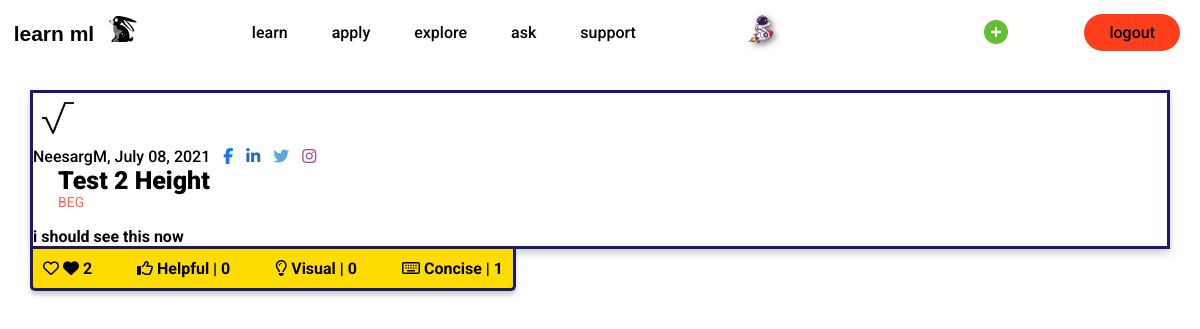
/explore/post/17/Test 2 Height/ (signed in), run on the app's committed database.
### users/models.py (models this page shows, shortened)
class Profile(models.Model):
	user = models.OneToOneField(User, on_delete=models.CASCADE)
	bio = models.CharField(blank=True, max_length=100, default='')
	quote = models.CharField(blank=True, max_length=1000, default='')
	image = models.ImageField(default='default.jpg', upload_to='profile_pics')
	fb_link = models.URLField(blank=True, max_length=100, default='#')
	linkedin_link = models.URLField(blank=True, max_length=100, default='#')
	twitter_link = models.URLField(blank=True, max_length=100, default='#')
	insta_link = models.URLField(blank=True, max_length=100, default='#')

### explore/models.py (models this page shows, shortened)
class Post(models.Model):
	title = models.CharField(max_length=100)
	content = HTMLField()
	date_posted = models.DateTimeField(default=timezone.now)
	author = models.ForeignKey(User, on_delete=models.CASCADE)
	POST_AUDIENCE = [
        ('BEG', 'Beginner'),
        ('INT', 'Intermediate'),
        ('EXP', 'Expert'),
    ]
	audience = models.CharField(max_length=3, choices=POST_AUDIENCE, default='BEG',)
	likes = models.ManyToManyField(User, default=None, blank=True, related_name='likes')
	helpfuls = models.ManyToManyField(User, default=None, blank=True, related_name='helpfuls')
	visual_likes = models.ManyToManyField(User, default=None, blank=True, related_name='visual_likes')
	concise_likes = models.ManyToManyField(User, default=None, blank=True, related_name='concise_likes')

### explore/views.py (the view)
# urls.py: path('post/<int:pk>/<title>/', PostDetailView.as_view(), name='post-detail'),
class PostDetailView(DetailView):
	model = Post

### explore/templates/explore/post_detail.html (shortened to what this page needs)
{% extends "explore/base.html" %}
{% load humanize %}
{% block section %}
<section class="posts-section-d">
	<div class='scroll-div'>
		<input id='scroll_height' value="" disabled></input>
	</div>
	<div class="posts-content-d">
		<div class="post-card-detail-d">
			<div class="post-card-container-d", id="post-card-container-d">
				<div class="pic-name-date">
					<img class="small-prof-pic" src="{{ object.author.profile.image.url }}">
					<p class="post-author-and-date">
						<a class="post-author-and-date" href="{% url 'user-posts' post.author.username %}">{{ object.author }}, {{ object.date_posted|date:"N d, Y" }}</a>
						{% if user != object.author %}
						<a href="{{ object.author.profile.fb_link }}" target="_blank">
							<i id="fb-logo" class="fab fa-facebook-f"></i>
						</a>
						<a href="{{ object.author.profile.linkedin_link }}" target="_blank">
							<i id="in-logo" class="fab fa-linkedin-in"></i>
						</a>
						<a href="{{ object.author.profile.twitter_link }}" target="_blank">
							<i id="tw-logo" class="fab fa-twitter"></i>
						</a>
						<a href="{{ object.author.profile.insta_link }}" target="_blank">
							<i id="ta-logo" class="fab fa-instagram"></i>
						</a>
						{% endif %}
					</p>
				</div>
				<h2 class="post-title-link">{{ object.title }}</h2>
				<p class="post-audience">{{ object.audience }}</p>
				<div class=post-content-container>
					<p class="post-content">{{ object.content|safe }}</p>
				</div>
			</div>
		</div>
	</div>
	{% if user.is_authenticated %}
		<div class="readability-card-detail">
			<div class="like-card-container-detail">
				<form action="{% url 'like-post' %}" method="POST" class="like-form" id="{{ object.id }}">
					<button type="submit" class="like-btn{{ object.id }}">
						{% if user not in object.likes.all %}
							<i id="heart-ic" class="far fa-heart"></i>
						{% else %}
							<i id="empty-heart-ic" class="fas fa-heart"></i>
						{% endif %}
					</button>
					<span><i id="heart-ic-sp" class="fas fa-heart"></i></span>
					<span class="like-count{{ object.id }}">{{ object.likes.count|intcomma }}</span>
				</form>
				<form action="{% url 'helpful-post' %}" method="POST" class="helpful-form" id="{{ object.id }}">
					<button type="submit" class="helpful-btn{{ object.id }}">
						{% if user not in object.helpfuls.all %}
							<i id="help-ic" class="far fa-thumbs-up"></i>
						{% else %}
							<i id="unhelp-ic" class="fas fa-thumbs-up"></i>
						{% endif %}
					</button>
					<span>Helpful | </span>
					<span class="helpful-count{{ object.id }}">{{ object.helpfuls.count|intcomma }}</span>
				</form>
				<form action="{% url 'visual-post' %}" method="POST" class="visual-form" id="{{ object.id }}">
					<button type="submit" class="visual-btn{{ object.id }}">
						{% if user not in object.visual_likes.all %}
							<i id="vis-ic" class="far fa-lightbulb"></i>
						{% else %}
							<i id="bla-ic" class="fas fa-lightbulb"></i>
						{% endif %}
					</button>
					<span>Visual | </span>
					<span class="visual-count{{ object.id }}">{{ object.visual_likes.count|intcomma }}</span>
				</form>
				<form action="{% url 'concise-post' %}" method="POST" class="concise-form" id="{{ object.id }}">
					<button type="submit" class="concise-btn{{ object.id }}">
						{% if user not in object.concise_likes.all %}
							<i id="con-ic" class="far fa-keyboard"></i>
						{% else %}
							<i id="wor-ic" class="fas fa-keyboard"></i>
						{% endif %}
					</button>
					<span>Concise | </span>
					<span class="concise-count{{ object.id }}">{{ object.concise_likes.count|intcomma }}</span>
				</form>
			</div>
		</div>
	{% endif %}
</section>
{% endblock section %}

### explore/templates/explore/base.html (shortened to what this page needs)
{% load static %}
{% load humanize %}
<!DOCTYPE html>
	<head>
		<link rel="stylesheet" type="text/css" href="{% static 'css/explore_home.css' %}">
	</head>
	<body>
		<section>
			<header>
				<a href="/">
					<img class="logo" src="{% static 'images/logo.svg' %}" alt="logo">
				</a>
				<nav class="navbar">
					<ul class="nav_links">
						<li>
							<a href="/#down">learn</a>
						</li>
						<li>
							<a href="#">apply</a>
						</li>
						<li>
							<a href="/explore">explore</a>
						</li>
						<li>
							<a href="#">ask</a>
						</li>
						<li>
							<a href="#">support</a>
						</li>
					</ul>
				</nav>
				{% if user.is_authenticated %}
				<a class="cta" href="{% url 'profile' %}">
					<img class="round-account-img-p" src="{{ user.profile.image.url }}" alt="{{ user|make_list|first }}">
				</a>
				<a class="cta" href="{% url 'post-create' %}">
					<i id="post-create-link" class="fas fa-plus-circle"></i>
				</a>
				<a class="cta" href="{% url 'logout' %}">
					<button class="logoutButton">logout</button>
				</a>
				{% else %}
				<a class="cta" href="{% url 'login' %}">
					<button class="loginButton">login</button>
				</a>
				{% endif %}
			</header>
		</section>
		{% block section %} {% endblock %}
	</body>

### explore/static/css/explore_home.css (style rules this page uses)
* { box-sizing: : border-box; margin: 0; padding: 0; background-color: #fff; }
li, a, button { font-family: "Roboto", sans-serif; font-weight: 500; font-size: 16px; color: #000; text-decoration: none; }
header { display: flex; align-items: center; justify-content: space-between; position: fixed; top: 0; left: 0; z-index: 2; width: 100%; }
.logo { cursor: pointer; }
.nav_links { list-style: none; }
.nav_links li { display: inline-block; padding: 0px 20px; }
.nav_links li a { transition: all 0.4s ease 0s; border-bottom: 3px solid transparent; }
.logoutButton { padding: 9px 25px; margin-right: 20px; background-color: rgb(255, 62, 28); border: none; border-radius: 50px; cursor: pointer; transition: all 0.4s ease 0s; }
.posts-content-d { display: block; width: 95%; font-family: "Roboto", sans-serif; justify-content: center; align-items: center; margin-left: 2.5%; margin-right: 2.5%; margin-top: 90px; box-shadow: 0 4px 8px 0 rgba(0,0,0,0.2);; }
.small-prof-pic { display: inline-flex; align-items: center; width: 50px; height: 50px; border-radius: 100%; }
.readability-card-detail { display: flex; position: relative; justify-content: center; border-radius: 5px; border-top-left-radius: 0px; border-top-right-radius: 0px; box-shadow: 0 4px 8px 0 rgba(0,0,0,0.2); overflow: hidden; font-family: "Roboto", sans-serif; width: 45%; margin-left: 30%; margin-bottom: 10px; transition: all 0.3s ease 0s; border-top: 2px solid #c71b04; border-left: 3px solid midnightblue; border-right: 3px solid midnightblue; border-bottom: 3px solid midnightblue; }
.readability-card-detail { display: inline-flex; width: 40%; margin-left: 2.5%; margin-right: 2.5%; margin-top: 0%; align-items: center; box-shadow: 0 4px 4px 0 rgba(0,0,0,0.2); border-top: none; background-color: #FFDC00; }
.like-form, .helpful-form, .visual-form, .concise-form { background-color: transparent ; }
.like-card-container, .like-card-container-detail { margin: 10px; display: flex; background-color: transparent; width: 100%; justify-content: center; transition: all 0.4s ease 0s; }
.like-card-container-detail { justify-content: space-between; }
.like-form button, span { border: none; background-color: transparent; }
.helpful-form button, span { border: none; background-color: transparent; font-weight: bold; }
.visual-form button, span { border: none; background-color: transparent; font-weight: bold; }
.concise-form button, span { border: none; background-color: transparent; font-weight: bold; }
#heart-ic-sp, #heart-ic, #empty-heart-ic, #help-ic, #vis-ic, #con-ic, #unhelp-ic, #bla-ic, #wor-ic { border: none; background-color: transparent; }
#heart-ic, #empty-heart-ic, #help-ic, #vis-ic, #con-ic, #unhelp-ic, #bla-ic, #wor-ic { cursor: pointer; transition: all 0.4s ease 0s; }
.post-title-link { display: inline-flex; padding: 0px 25px; font-size: 25px; font-weight: 900; overflow: hidden; text-overflow: ellipsis; }
.post-audience, .post-content { padding: 9px 25px; margin-top: -10px; }
.post-audience { color: #ff6652; font-size: 14px; }
.round-account-img-p { display: block; border-radius: 100%; width: 32%; height: 32%; transition: all 0.3s ease 0s; }
.fas { background-color: #2f3640; }
#scroll_height { position: relative; display: inline-flex; font-family: 'Roboto', sans-serif; border: none; font-weight: bold; width: 100%; justify-content: center; align-items: center; text-align: center; color: #3eb9c7; }
.scroll-div { position: fixed; top: 60px; left: 0; z-index: 2; width: 100%; height: 20px; display: flex; }
.post-card-detail-d, .readability-card-detail { border-right: 3px solid midnightblue; border-left: 3px solid midnightblue; border-bottom: 3px solid midnightblue; }
.post-card-detail-d { border-top: 3px solid midnightblue; }
#post-create-link { background: white; transform: scale(1.5); transition: all 0.4s ease 0s; color: #63bf2e; border-radius: 50%; }
.post-author-and-date i { padding-left: 9px; }
#fb-logo { color: #1877F2; }
#in-logo { color: #2867B2; }
#tw-logo { color: #5DA9DD; }
#ta-logo { color: #AC438D; }
.user-socials a, i { background-color: transparent; }

### data on the page
Post: author.profile.image (picture), author "NeesargM", date_posted "July 08, 2021", title "Test 2 Height", audience "BEG", content "i should see this now", likes.count "2", helpfuls.count "0", visual_likes.count "0", concise_likes.count "1"
